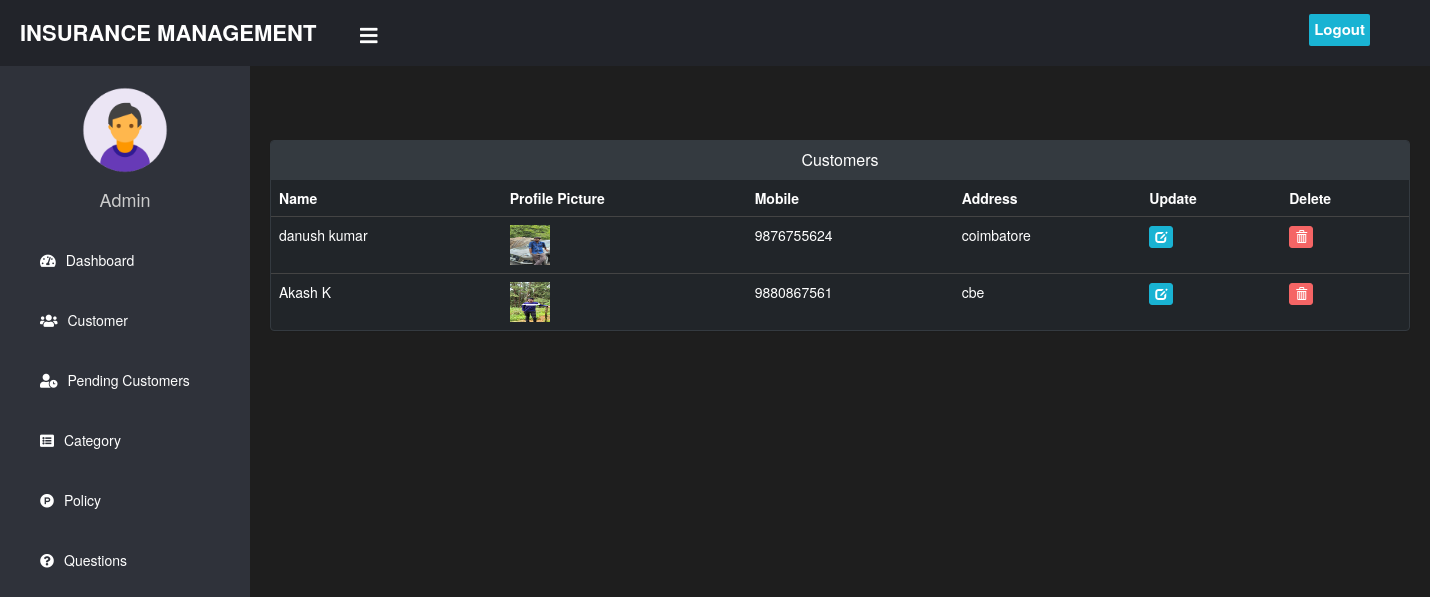
The page /admin-view-customer (signed in) on the database its author committed.
### customer/models.py (models this page shows, shortened)
class Customer(models.Model):
    user=models.OneToOneField(User,on_delete=models.CASCADE)
    profile_pic= models.ImageField(upload_to='profile_pic/Customer/',null=True,blank=True)
    address = models.CharField(max_length=40)
    mobile = models.CharField(max_length=20,null=False)
    status = models.CharField(max_length=20, default='Pending')
    @property
    def get_name(self):
        return self.user.first_name+" "+self.user.last_name

### insurance/views.py (the view)
# urls.py: path('admin-view-customer', views.admin_view_customer_view,name='admin-view-customer'),
@login_required(login_url='adminlogin')
def admin_view_customer_view(request):
    customers= CMODEL.Customer.objects.all()
    return render(request,'insurance/admin_view_customer.html',{'customers':customers})

### templates/insurance/admin_view_customer.html (shortened to what this page needs)
{% extends 'insurance/adminbase.html' %}
{% block content %}
{%load static%}
<head>
  <link href="//netdna.bootstrapcdn.com/bootstrap/3.0.0/css/bootstrap.min.css" rel="stylesheet" id="bootstrap-css">
</head>
<br><br>
<div class="container">
  <div class="panel panel-primary">
    <div class="panel-heading">
      <h6 class="panel-title">Customers</h6>
    </div>
    <table class="table table-hover" id="dev-table">
      <thead>
        <tr>
          <th>Name</th>
          <th>Profile Picture</th>
          <th>Mobile</th>
          <th>Address</th>
          <th>Update</th>
          <th>Delete</th>
        </tr>
      </thead>
      {% for t in customers %}
      <tr>
        <td> {{t.get_name}}</td>
        <td> <img src="{% static t.profile_pic.url %}" alt="Profile Pic" height="40px" width="40px" /></td>
        <td>{{t.mobile}}</td>
        <td>{{t.address}}</td>
        <td><a class="btn btn-primary btn-xs" href="{% url 'update-customer' t.id  %}"><span class="glyphicon glyphicon-edit"></span></a></td>
        <td><a class="btn btn-danger btn-xs" href="{% url 'delete-customer' t.id  %}"><span class="glyphicon glyphicon-trash"></span></a></td>
      </tr>
      {% endfor %}
    </table>
  </div>
</div>
<br><br><br><br><br><br>
{% endblock content %}

### templates/insurance/adminbase.html (style rules this page uses)
a:link { text-decoration: none; }
body { margin: 0; padding: 0; font-family: "Gill Sans", sans-serif;; background-color: #121212; color: #ffffff; }

### templates/insurance/admin_view_customer.html (style rules this page uses)
a:link { text-decoration: none; }
h6 { text-align: center; }
.panel-primary { border-color: #343a40; }
.panel-heading { background-color: #343a40 !important; border-color: #343a40 !important; color: #ffffff !important; }
.panel { background-color: #212529; color: #ffffff; border-color: #343a40; }
.table { color: #ffffff; }
.table>thead>tr>th { border-bottom: 1px solid #444; color: #ffffff; }
.table>tbody>tr>td { border-top: 1px solid #444; color: #ffffff; }
.btn-primary { background-color: #19B3D3; border-color: #19B3D3; }
.btn-danger { background-color: #F56565; border-color: #F56565; }

### rows shown on the page
Customer: get_name "danush kumar", profile_pic (picture), mobile "9876755624", address "coimbatore"
Customer: get_name "Akash K", profile_pic (picture), mobile "9880867561", address "cbe"
